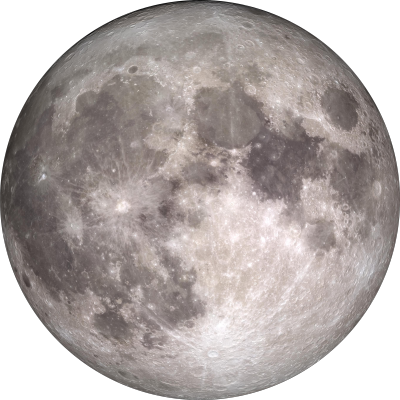
#> input picture full_moon.png, 400 x 400 px
$ python draw_moon.py
#> lines starting #> are read from the running program, lines starting #| are printed output that depends on the picture; after the words box and inside, x2 and y2 are one past the last pixel; in counts of white or black regions, pixels touching at a corner belong together
### moon.py
#!/usr/bin/env python
# moon.py, based on code by John Walker (http://www.fourmilab.ch/)
# ported to Python by Kevin Turner <acapnotic@twistedmatrix.com>
# on June 6, 2001 (JDN 2452066.52491), under a full moon.
#
# This program is in the public domain: "Do what thou wilt shall be
# the whole of the law".

"""Functions to find the phase of the moon.

Ported from \"A Moon for the Sun\" (aka moontool.c), a program by the
venerable John Walker.  He used algoritms from \"Practical Astronomy
With Your Calculator\" by Peter Duffett-Smith, Second Edition.

For the full history of the code, as well as references to other
reading material and other entertainments, please refer to John
Walker's website,
http://www.fourmilab.ch/
(Look under the Science/Astronomy and Space heading.)

The functions of primary interest provided by this module are phase(),
which gives you a variety of data on the status of the moon for a
given date; and phase_hunt(), which given a date, finds the dates of
the nearest full moon, new moon, etc.
"""

from math import sin, cos, floor, sqrt, pi, tan, atan  # asin, atan2
import bisect
from datetime import datetime, timedelta


# Precision used when describing the moon's phase in textual format,
# in phase_string().
PRECISION = 0.05
NEW = 0 / 4.0
FIRST = 1 / 4.0
FULL = 2 / 4.0
LAST = 3 / 4.0
NEXTNEW = 4 / 4.0


# Little handy mathematical functions.
dt2jdn = lambda dt: ts2days(dt.timestamp()) + c.unix_epoch
ts2days = lambda t: float(t)/86400.
days2ts = lambda t: float(t)*86400.
fixangle = lambda a: a - 360.0 * floor(a / 360.0)
torad = lambda d: d * pi / 180.0
todeg = lambda r: r * 180.0 / pi
dsin = lambda d: sin(torad(d))
dcos = lambda d: cos(torad(d))


class MoonPhase:
    """I describe the phase of the moon.

    I have the following properties:
        date - a datetime instance
        phase - my phase, in the range 0.0 .. 1.0
        phase_text - a string describing my phase
        illuminated - the percentage of the face of the moon illuminated
        angular_diameter - as seen from Earth, in degrees.
        sun_angular_diameter - as seen from Earth, in degrees.

        new_date - the date of the most recent new moon
        q1_date - the date the moon reaches 1st quarter in this cycle
        full_date - the date of the full moon in this cycle
        q3_date - the date the moon reaches 3rd quarter in this cycle
        nextnew_date - the date of the next new moon
    """

    def __init__(self, date=datetime.now()):
        """MoonPhase constructor.

        Give me a date, as either a YYYY-mm-dd string or a datetime
        object."""

        if not isinstance(date, datetime):
            self.date = datetime.strptime(date, '%Y-%m-%d')
        else:
            self.date = date

        self.__dict__.update(phase(self.date))

        self.phase_text = phase_string(self.phase)

    # [20 lines left out: functions __getattr__, __repr__, __str__, not called in this run]


class AstronomicalConstants:
    # JDN stands for Julian Day Number
    # Angles here are in degrees

    # 1980 January 0.0 in JDN
    # XXX: DateTime(1980).jdn yields 2444239.5 -- which one is right?
    epoch = 2444238.5

    # days since 1970 January 0.0 to 1980 January 0.0
    # actually 3652 :)
    unix_1980_diff = 3650.875
    unix_epoch = 2440587.625

    # Ecliptic longitude of the Sun at epoch 1980.0
    ecliptic_longitude_epoch = 278.833540

    # Ecliptic longitude of the Sun at perigee
    ecliptic_longitude_perigee = 282.596403

    # Eccentricity of Earth's orbit
    eccentricity = 0.016718

    # Semi-major axis of Earth's orbit, in kilometers
    sun_smaxis = 1.49585e8

    # Sun's angular size, in degrees, at semi-major axis distance
    sun_angular_size_smaxis = 0.533128

    ## Elements of the Moon's orbit, epoch 1980.0

    # Moon's mean longitude at the epoch
    moon_mean_longitude_epoch = 64.975464
    # Mean longitude of the perigee at the epoch
    moon_mean_perigee_epoch = 349.383063

    # Mean longitude of the node at the epoch
    node_mean_longitude_epoch = 151.950429

    # Inclination of the Moon's orbit
    moon_inclination = 5.145396

    # Eccentricity of the Moon's orbit
    moon_eccentricity = 0.054900

    # Moon's angular size at distance a from Earth
    moon_angular_size = 0.5181

    # Semi-mojor axis of the Moon's orbit, in kilometers
    moon_smaxis = 384401.0
    # Parallax at a distance a from Earth
    moon_parallax = 0.9507

    # Synodic month (new Moon to new Moon), in days
    synodic_month = 29.53058868

    # Base date for E. W. Brown's numbered series of lunations (1923 January 16)
    lunations_base = 2423436.0

    ## Properties of the Earth

    earth_radius = 6378.16


c = AstronomicalConstants()


def phase_string(p):
    phase_strings = (
        (NEW + PRECISION, "new"),
        (FIRST - PRECISION, "waxing crescent"),
        (FIRST + PRECISION, "first quarter"),
        (FULL - PRECISION, "waxing gibbous"),
        (FULL + PRECISION, "full"),
        (LAST - PRECISION, "waning gibbous"),
        (LAST + PRECISION, "last quarter"),
        (NEXTNEW - PRECISION, "waning crescent"),
        (NEXTNEW + PRECISION, "new"))

    i = bisect.bisect([a[0] for a in phase_strings], p)

    return phase_strings[i][1]


def phase(phase_date=datetime.now()):
    """Calculate phase of moon as a fraction:

    The argument is the time for which the phase is requested,
    expressed in a datetime.

    Returns a dictionary containing the terminator phase angle as a
    percentage of a full circle (i.e., 0 to 1), the illuminated
    fraction of the Moon's disc, the Moon's age in days and fraction,
    the distance of the Moon from the centre of the Earth, and the
    angular diameter subtended by the Moon as seen by an observer at
    the centre of the Earth."""

    # Calculation of the Sun's position

    # date within the epoch (1980)
    day = ts2days(phase_date.timestamp()) - (c.epoch - c.unix_epoch)

    # Mean anomaly of the Sun
    N = fixangle((360 / 365.2422) * day)
    # Convert from perigee coordinates to epoch 1980
    M = fixangle(N + c.ecliptic_longitude_epoch - c.ecliptic_longitude_perigee)

    # Solve Kepler's equation
    Ec = kepler(M, c.eccentricity)
    Ec = sqrt((1 + c.eccentricity) / (1 - c.eccentricity)) * tan(Ec / 2.0)
    # True anomaly
    Ec = 2 * todeg(atan(Ec))
    # Suns's geometric ecliptic longuitude
    lambda_sun = fixangle(Ec + c.ecliptic_longitude_perigee)

    # Orbital distance factor
    F = ((1 + c.eccentricity * cos(torad(Ec))) / (1 - c.eccentricity ** 2))

    # Distance to Sun in km
    sun_dist = c.sun_smaxis / F
    sun_angular_diameter = F * c.sun_angular_size_smaxis

    ########
    #
    # Calculation of the Moon's position

    # Moon's mean longitude
    moon_longitude = fixangle(13.1763966 * day + c.moon_mean_longitude_epoch)

    # Moon's mean anomaly
    MM = fixangle(moon_longitude - 0.1114041 * day - c.moon_mean_perigee_epoch)

    # Moon's ascending node mean longitude
    # MN = fixangle(c.node_mean_longitude_epoch - 0.0529539 * day)

    evection = 1.2739 * sin(torad(2 * (moon_longitude - lambda_sun) - MM))

    # Annual equation
    annual_eq = 0.1858 * sin(torad(M))

    # Correction term
    A3 = 0.37 * sin(torad(M))

    MmP = MM + evection - annual_eq - A3

    # Correction for the equation of the centre
    mEc = 6.2886 * sin(torad(MmP))

    # Another correction term
    A4 = 0.214 * sin(torad(2 * MmP))

    # Corrected longitude
    lP = moon_longitude + evection + mEc - annual_eq + A4

    # Variation
    variation = 0.6583 * sin(torad(2 * (lP - lambda_sun)))

    # True longitude
    lPP = lP + variation

    #
    # Calculation of the Moon's inclination
    # unused for phase calculation.

    # Corrected longitude of the node
    # NP = MN - 0.16 * sin(torad(M))

    # Y inclination coordinate
    # y = sin(torad(lPP - NP)) * cos(torad(c.moon_inclination))

    # X inclination coordinate
    # x = cos(torad(lPP - NP))

    # Ecliptic longitude (unused?)
    # lambda_moon = todeg(atan2(y,x)) + NP

    # Ecliptic latitude (unused?)
    # BetaM = todeg(asin(sin(torad(lPP - NP)) * sin(torad(c.moon_inclination))))

    #######
    #
    # Calculation of the phase of the Moon

    # Age of the Moon, in degrees
    moon_age = lPP - lambda_sun

    # Phase of the Moon
    moon_phase = (1 - cos(torad(moon_age))) / 2.0

    # Calculate distance of Moon from the centre of the Earth
    moon_dist = (c.moon_smaxis * (1 - c.moon_eccentricity ** 2)) \
                / (1 + c.moon_eccentricity * cos(torad(MmP + mEc)))

    # Calculate Moon's angular diameter
    moon_diam_frac = moon_dist / c.moon_smaxis
    moon_angular_diameter = c.moon_angular_size / moon_diam_frac

    # Calculate Moon's parallax (unused?)
    # moon_parallax = c.moon_parallax / moon_diam_frac

    res = {
        'angle': fixangle(moon_age),
        'phase': fixangle(moon_age) / 360.0,
        'illuminated': moon_phase,
        'age': c.synodic_month * fixangle(moon_age) / 360.0,
        'distance': moon_dist,
        'angular_diameter': moon_angular_diameter,
        'sun_distance': sun_dist,
        'sun_angular_diameter': sun_angular_diameter
    }

    return res


# [150 lines left out: functions phase_hunt, meanphase, truephase, not called in this run]


def kepler(m, ecc):
    """Solve the equation of Kepler."""
#> called with m = 317.4, ecc = 0.0167

    epsilon = 1e-6

    m = torad(m)
    e = m
    while 1:
        delta = e - ecc * sin(e) - m
        e = e - delta / (1.0 - ecc * cos(e))

        if abs(delta) <= epsilon:
            break

    return e


#
##
#

# [22 lines that do not run on import are left out]

### draw_moon.py
#!/usr/bin/env python
import os
from PIL import Image, ImageDraw, ImageFilter
import math


MOON_DIMMING = (0, 0, 0, 200)
RADIUS_BLUR = 3


def draw_moon(phase, offset_x, offset_y, width, height, moon_file, moon_dimming=MOON_DIMMING, radius_blur=RADIUS_BLUR):
#> called with phase = 2.3, offset_x = 2, offset_y = 2, width = 397, height = 397, moon_file = 'full_moon.png', moon_dimming = (0, 0, 0, 200), radius_blur = 3
    cur_dir = os.path.dirname(__file__)
    sin = math.sin(phase)
    cos = math.cos(phase)
    radius_x = width / 2

    im = Image.open(moon_file)
#> im is the input picture: PIL image 400x400 RGBA; mean R, G, B, A 124.1, 116.1, 114.1, 200.3

    mask_circle = Image.new('L', im.size, color=0)
#> mask_circle: PIL image 400x400 L; every value is 0
    mask_phase = Image.new('RGBA', im.size, color=0)
#> mask_phase: PIL image 400x400 RGBA; every value is 0
    draw_circle = ImageDraw.Draw(mask_circle)
    draw_phase = ImageDraw.Draw(mask_phase)

    # full circle
    draw_circle.ellipse((offset_x, offset_y, offset_x + width, offset_y + height), fill=255, outline=255)

    # overlap phase (1q - left, 2q - left, 3q - right, 2q - right,)
    draw_phase.rectangle((
        (0 if sin > 0 else offset_x + radius_x, 0),
        (offset_x + radius_x if sin > 0 else im.size[0], im.size[1])),
     fill=moon_dimming, outline=moon_dimming)
    # overlap phase ellipse (1q - black, 2q - white, 3q - white, 2q - black,)
    draw_phase.ellipse((
            ((offset_x + radius_x) - (radius_x * abs(cos))),
            offset_y - radius_blur,
            offset_x + radius_x + (radius_x * abs(cos)),
            offset_y + height + radius_blur
        ),
     fill=moon_dimming if cos > 0 else 255, outline=moon_dimming if cos > 0 else 255)
    mask_phase = mask_phase.filter(ImageFilter.GaussianBlur(radius=radius_blur))
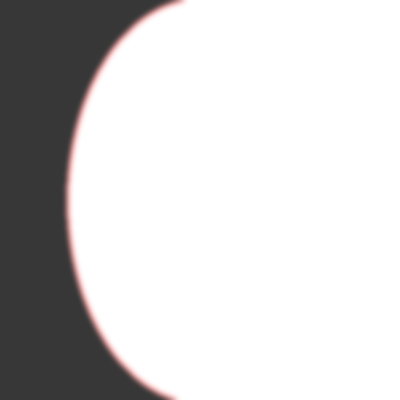
#> mask_phase: PIL image 400x400 RGBA; mean R, G, B, A 133.8, 0, 0, 47.8; transparent parts drawn white

    im = Image.alpha_composite(im, mask_phase)
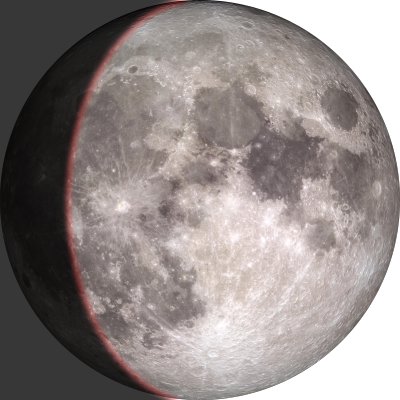
#> im: PIL image 400x400 RGBA; mean R, G, B, A 113.2, 104.9, 103.2, 221.7; transparent parts drawn white
    im.putalpha(mask_circle)
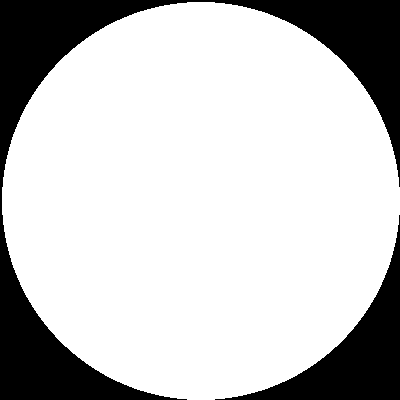
#> mask_circle: PIL image 400x400 L; 77.7% white; 2 black regions, box (x1, y1, x2, y2) and area: (0, 0, 400, 400) 27144, (215, 215, 400, 400) 8516
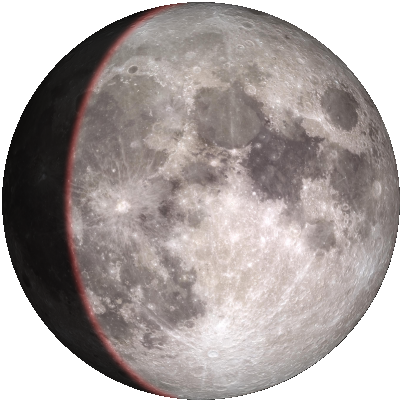
#> im: PIL image 400x400 RGBA; mean R, G, B, A 113.2, 104.9, 103.2, 198.2; transparent parts drawn white

    # mask_circle.show()
    # mask_phase.show()
    # im.show()
    im.save(os.path.join(cur_dir, 'output.png'))


if __name__ == '__main__':
    import moon

    m = moon.MoonPhase()

    draw_moon(math.radians(m.angle), 2, 2, 397, 397, os.path.join(os.path.dirname(__file__), 'full_moon.png'))
